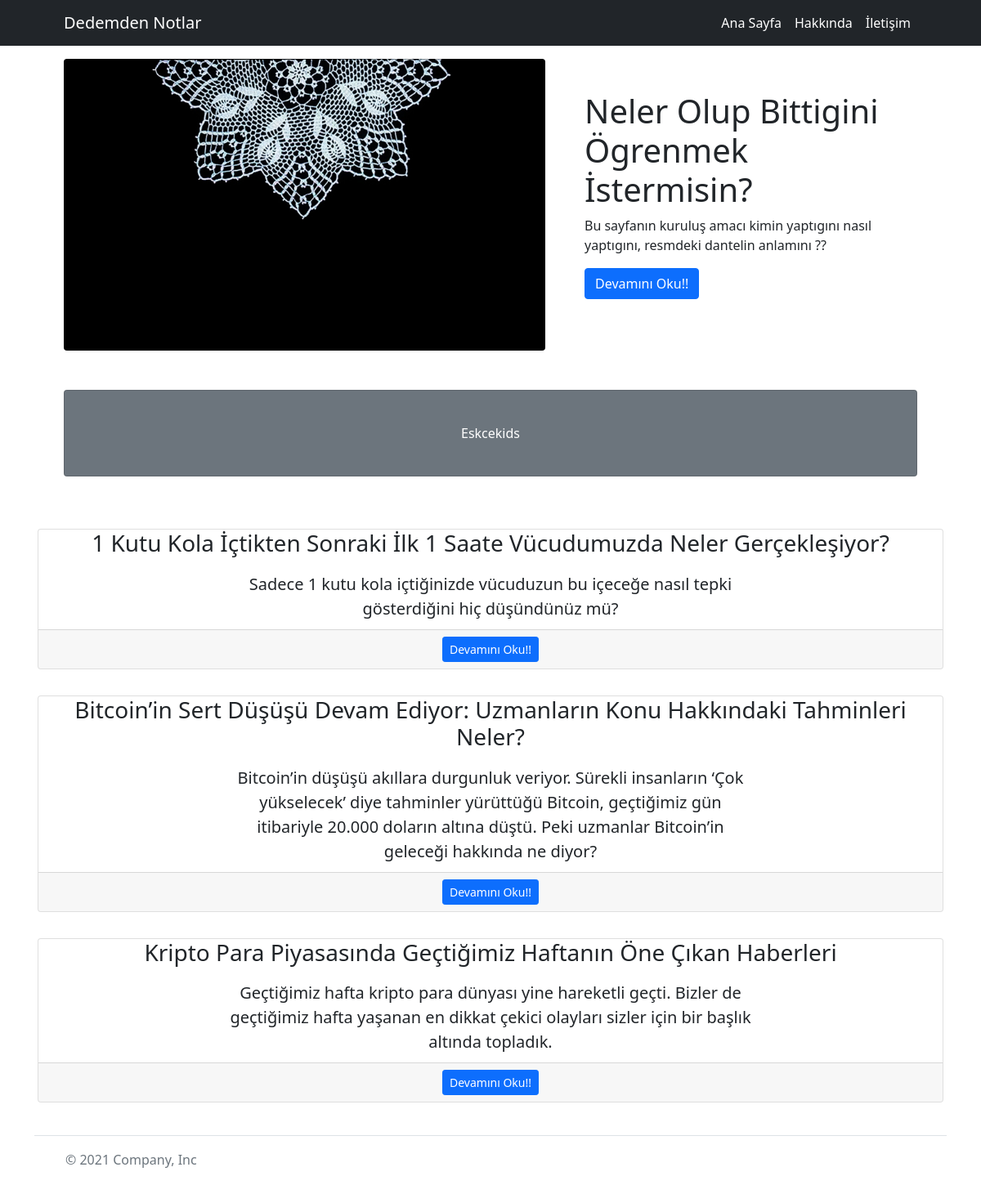
The app's page /frontend/index.php with its own data.
### tables this page shows
CREATE TABLE `bloglar` (
  `blogid` int(11) NOT NULL,
  `blogbaslik` varchar(250) NOT NULL,
  `blogonyazi` mediumtext NOT NULL,
  `blogaciklama` longtext NOT NULL,
  `blogtarih` timestamp NOT NULL DEFAULT current_timestamp() ON UPDATE current_timestamp(),
  `blogtıklanma` int(250) NOT NULL
);

### frontend/index.php (the view, shortened to what this page needs)
<?php
include "header.php";
$sec = "select * from bloglar";
$sonuc = $baglanti->query($sec);
?>
<div class="container px-4 px-lg-5">
    <div class="row gx-4 gx-lg-5 align-items-center my-5">
        <div class="col-lg-7"><img class="img-fluid rounded mb-4 mb-lg-0 mt-4" src="./assets/dantel.jpeg" alt="..." /></div>
        <div class="col-lg-5">
            <h1 class="font-weight-light">Neler Olup Bittigini Ögrenmek İstermisin?</h1>
            <p >Bu sayfanın kuruluş amacı kimin yaptıgını nasıl yaptıgını, resmdeki dantelin anlamını ??</p>
            <a class="btn btn-primary" href="./hakkimizda.php">Devamını Oku!!</a>
        </div>
    </div>
    <div class="card text-white bg-secondary my-5 py-4 text-center">
        <div class="card-body">
            <p class="text-white m-0">Eskcekids</p>
        </div>
    </div>
</div>
<?php
if ($sonuc->num_rows > 0) {
    while ($cek = $sonuc->fetch_assoc()) {
        $id = $cek["blogid"];
        $blogbaslik = $cek["blogbaslik"];
        $blogonyazi = $cek["blogonyazi"];
?>
        <div class="container p-3">
            <div class="card">
                <section>
                    <div class="kutu5">
                        <h3><?php echo $blogbaslik; ?></h3>
                        <p><?php echo $blogonyazi; ?></p>
                        <div class="card-footer"><a class="btn btn-primary btn-sm" href="post.php?blogid=<?= $id ?>">Devamını Oku!!</a></div>
                    </div>
                </section>
            </div>
        </div>
<?php
    }
}
?>
<?php
include "footer.php";
?>

### frontend/header.php (shortened to what this page needs)
<!DOCTYPE html>
<html lang="en">
    <head>
        <link href="css/styles.css" rel="stylesheet" />
    </head>
    <body>
        <nav class="navbar navbar-expand-lg fixed-top navbar-dark bg-dark">
            <div class="container px-5">
                <a class="navbar-brand" href="./index.php">Dedemden Notlar</a>
                <div class="collapse navbar-collapse" id="navbarSupportedContent">
                    <ul class="navbar-nav ms-auto mb-2 mb-lg-0">
                        <li class="nav-item"><a class="nav-link active" aria-current="page" href="./index.php">Ana Sayfa</a></li>
                        <li class="nav-item"><a class="nav-link active" href="./hakkimizda.php">Hakkında</a></li>
                        <li class="nav-item"><a class="nav-link active" href="./iletisim.php">İletişim</a></li>
                    </ul>
                </div>
            </div>
        </nav>

### frontend/footer.php (shortened to what this page needs)
<footer>
    <div class="container">
        <footer class="d-flex flex-wrap justify-content-between align-items-center py-3 my-4 border-top">
            <div class="col-md-4 d-flex align-items-center">
                <a href="/" class="mb-3 me-2 mb-md-0 text-muted text-decoration-none lh-1">
                    <svg class="bi" width="30" height="24">
                        <use xlink:href="#bootstrap" />
                    </svg>
                </a>
                <span class="text-muted">&copy; 2021 Company, Inc</span>
            </div>
            <ul class="nav col-md-4 justify-content-end list-unstyled d-flex">
                <li class="ms-3"><a class="text-muted" href="#"><svg class="bi" width="24" height="24">
                            <use xlink:href="#twitter" />
                        </svg></a></li>
                <li class="ms-3"><a class="text-muted" href="#"><svg class="bi" width="24" height="24">
                            <use xlink:href="#instagram" />
                        </svg></a></li>
                <li class="ms-3"><a class="text-muted" href="#"><svg class="bi" width="24" height="24">
                            <use xlink:href="#facebook" />
                        </svg></a></li>
            </ul>
        </footer>
    </div>
</footer>
</body>
</html>

### frontend/index.php (style rules this page uses)
.kutu5 { width: 100%; margin: auto; text-align: center; }
.kutu5 p { margin: auto; padding: 10px; font-size: 20px; width: 60%; float: auto; }

### records on screen
bloglar: blogbaslik "1 Kutu Kola İçtikten Sonraki İlk 1 Saate Vücudumuzda Neler Gerçekleşiyor?", blogonyazi "Sadece 1 kutu kola içtiğinizde vücuduzun bu içeceğe nasıl tepki gösterdiğini hiç düşündünüz mü?"
bloglar: blogbaslik "Bitcoin’in Sert Düşüşü Devam Ediyor: Uzmanların Konu Hakkındaki Tahminleri Neler?", blogonyazi "Bitcoin’in düşüşü akıllara durgunluk veriyor. Sürekli insanların ‘Çok yükselecek’ diye tahminler yürüttüğü Bitcoin, geçtiğimiz gün itibariyle 20.000 doların altına düştü. Peki uzmanlar Bitcoin’in geleceği hakkında ne diyor?"
bloglar: blogbaslik "Kripto Para Piyasasında Geçtiğimiz Haftanın Öne Çıkan Haberleri", blogonyazi "Geçtiğimiz hafta kripto para dünyası yine hareketli geçti. Bizler de geçtiğimiz hafta yaşanan en dikkat çekici olayları sizler için bir başlık altında topladık."
